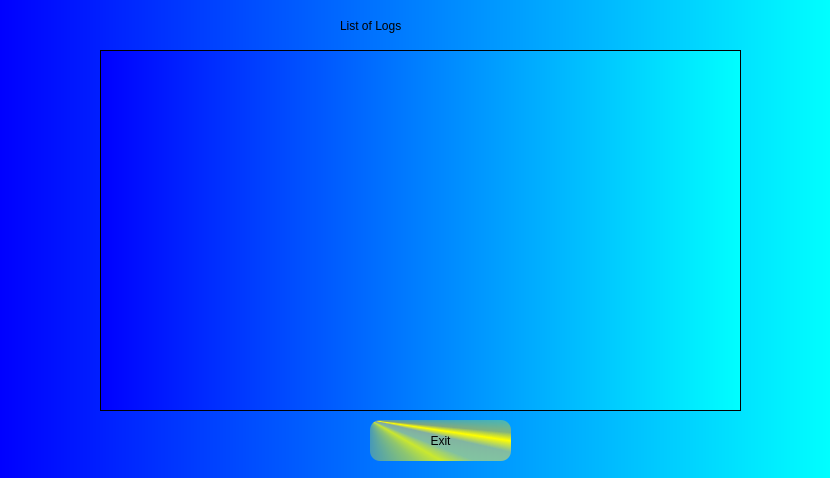
<?xml version="1.0" encoding="UTF-8"?>
<ui version="4.0">
 <class>Logs</class>
 <widget class="QWidget" name="Logs">
  <property name="geometry">
   <rect>
    <x>0</x>
    <y>0</y>
    <width>830</width>
    <height>478</height>
   </rect>
  </property>
  <property name="windowTitle">
   <string>Form</string>
  </property>
  <property name="styleSheet">
   <string notr="true">font: italic 14pt &quot;Serif&quot;;
color: qlineargradient(spread:pad, x1:0 y1:0, x2:1 y2:0, stop:0 rgba(0, 0, 0, 255), stop:1 rgba(255, 255, 255, 255));
 background: qlineargradient( x1:0 y1:0, x2:1 y2:0, stop:0 blue, stop:1 cyan);</string>
  </property>
  <widget class="QTableView" name="tableView">
   <property name="geometry">
    <rect>
     <x>100</x>
     <y>50</y>
     <width>641</width>
     <height>361</height>
    </rect>
   </property>
   <property name="styleSheet">
    <string notr="true">color:black;</string>
   </property>
  </widget>
  <widget class="QLabel" name="label">
   <property name="geometry">
    <rect>
     <x>340</x>
     <y>10</y>
     <width>151</width>
     <height>31</height>
    </rect>
   </property>
   <property name="styleSheet">
    <string notr="true">background:transparent;
color:black;</string>
   </property>
   <property name="text">
    <string>List of Logs</string>
   </property>
  </widget>
  <widget class="QPushButton" name="pushButton">
   <property name="geometry">
    <rect>
     <x>370</x>
     <y>420</y>
     <width>141</width>
     <height>41</height>
    </rect>
   </property>
   <property name="styleSheet">
    <string notr="true">border-radius:10px;
background:qconicalgradient(cx:0, cy:0, angle:135, stop:0 rgba(255, 255, 0, 69), stop:0.375 rgba(255, 255, 0, 69), stop:0.423533 rgba(251, 255, 0, 145), stop:0.45 rgba(247, 255, 0, 208), stop:0.477581 rgba(255, 244, 71, 130), stop:0.518717 rgba(255, 218, 71, 130), stop:0.55 rgba(255, 255, 0, 255), stop:0.57754 rgba(255, 203, 0, 130), stop:0.625 rgba(255, 255, 0, 69), stop:1 rgba(255, 255, 0, 69));
color:black;</string>
   </property>
   <property name="text">
    <string>Exit</string>
   </property>
  </widget>
 </widget>
 <resources/>
 <connections/>
</ui>
